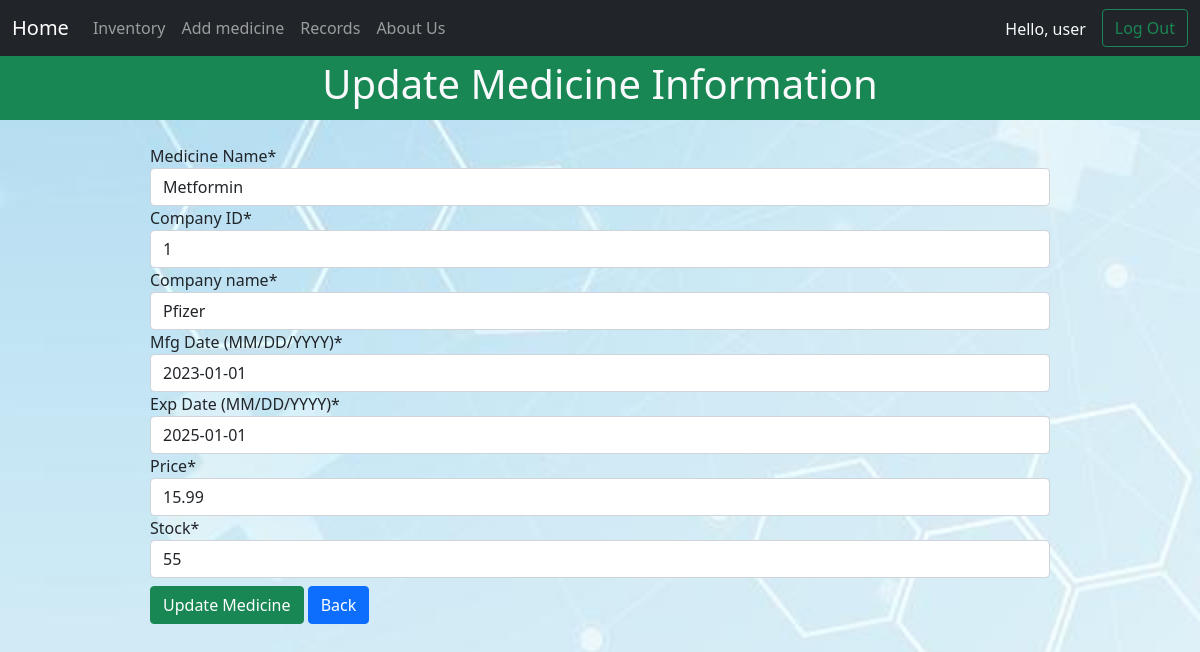
/1/ (signed in), run on the app's committed database.
### store/models.py (models this page shows, shortened)
class Medicine(models.Model):
    Medicine_ID = models.AutoField(primary_key=True)
    Medicine_Name = models.CharField(max_length=50)
    Company_name = models.CharField(max_length=30)
    Company_ID = models.IntegerField(default="null")
    Manufacturing_date = models.DateField("Mfg Date (MM/DD/YYYY)")
    Expiry_date = models.DateField("Exp Date (MM/DD/YYYY)")
    Price = models.FloatField()
    stock = models.IntegerField()

### store/views.py (the view)
# urls.py: path("<int:Medicine_ID>/", views.update_med, name="UpdateMed"),
@login_required(login_url='Login')
def update_med(request, Medicine_ID):
    if request.method == "POST":
        pi = Medicine.objects.get(pk=Medicine_ID)
        fm = AddMedicineForm(request.POST, instance=pi)
        if fm.is_valid():
            fm.save()
            return redirect('Inventory')
    else:
        pi = Medicine.objects.get(pk=Medicine_ID)
        fm = AddMedicineForm(instance=pi)
    return render(request, 'store/update.html', {"form":fm})

### store/forms.py
class AddMedicineForm(forms.ModelForm):
    class Meta:
        model = Medicine
        fields = ["Medicine_Name","Company_ID","Company_name","Manufacturing_date","Expiry_date","Price", "stock"]

### store/templates/store/update.html (shortened to what this page needs)
{% extends 'store/base.html' %}
{% block body %}
<div class="container-fluid bg-success text-light py-1 text-center">
    <h1>Update Medicine Information</h1>
</div>
<div class="container1 my-4 mx-150" style="max-width: 900px; margin: auto;">
    {% load crispy_forms_tags %}
    <form action="" method="POST">
        {{ form|crispy }}
        <input type="submit" class="btn btn-success my-2" value="Update Medicine">
        <a href="{% url 'Inventory' %}" class="btn btn-primary">Back</a>
    </form>
</div>
{% endblock %}

### store/templates/store/base.html (shortened to what this page needs)
<!doctype html>
<html lang="en">
<head>
    <link href="https://cdn.jsdelivr.net/npm/bootstrap@5.0.0-beta3/dist/css/bootstrap.min.css" rel="stylesheet"
>
</head>
<body>
    <nav class="navbar navbar-expand-lg navbar-dark bg-dark">
        <div class="container-fluid">
            <a class="navbar-brand" href="{% url 'StoreHome' %}">Home</a>
            <div class="collapse navbar-collapse" id="navbarSupportedContent">
                <ul class="navbar-nav me-auto mb-2 mb-lg-0">
                    <li class="nav-item">
                        <a class="nav-link"  href="{% url 'Inventory' %}">Inventory</a>
                    </li>
                    <li class="nav-item">
                        <a class="nav-link" href="{% url 'AddMedicine' %}">Add medicine</a>
                    </li>
                    <li class="nav-item">
                        <a class="nav-link" href="{% url 'Records' %}">Records</a>
                    </li>
                    <li class="nav-item">
                        <a class="nav-link" href="{% url 'AboutUs' %}">About Us</a>
                    </li>
                </ul>
                <form class="d-flex">
                    <span class="text-light font-weight-bold mt-2 mx-3">Hello, {{request.user}}</span>
                    <a class="btn btn-outline-success" href="{% url 'Logout' %}" role="button">Log Out</a>
                </form>
            </div>
        </div>
    </nav>
    {% block body %} {% endblock %}
</body>
</html>

### store/templates/store/update.html (style rules this page uses)
body { background-image: url('/static/store/bg2.jpg'); background-size: 100% 100%; background-repeat: no-repeat; background-attachment: fixed; }

### data on the page
Medicine: Medicine_Name "Metformin", Company_ID "1", Company_name "Pfizer", Manufacturing_date "2023-01-01", Expiry_date "2025-01-01", Price "15.99", stock "55"

### other printed values
{{ request.user }} "user"
